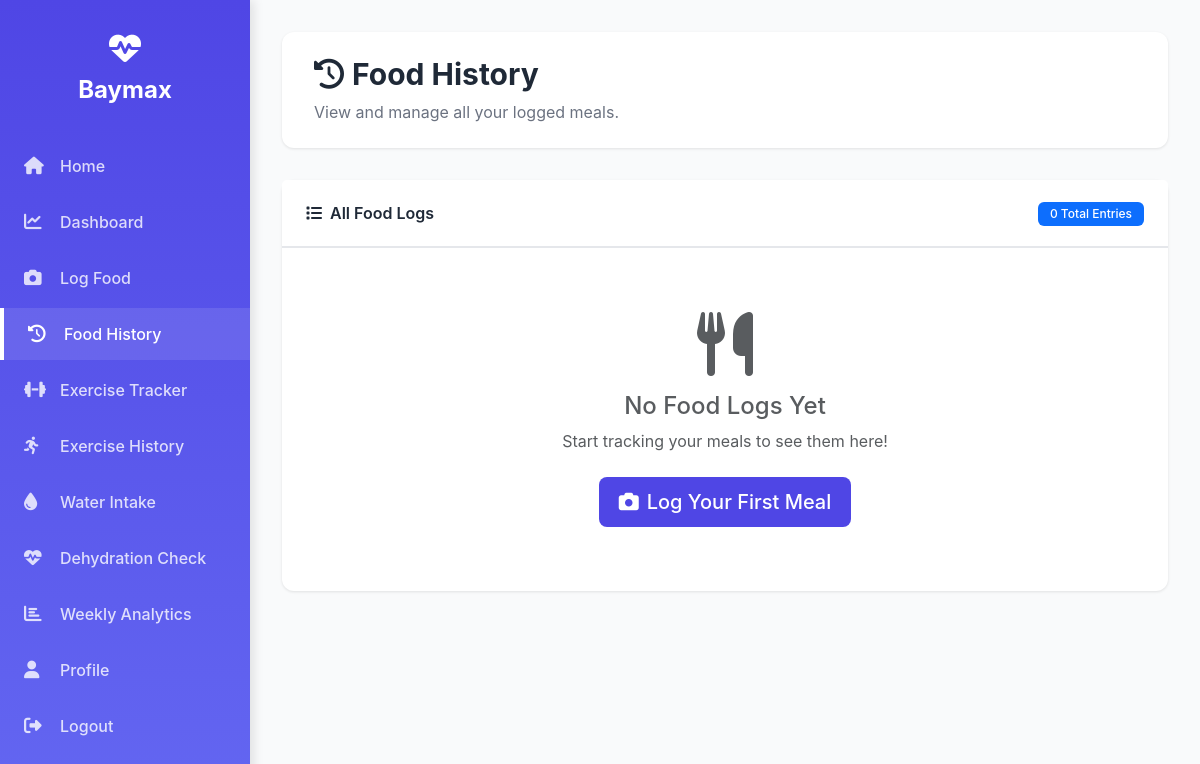
Page /food_history (signed in) on the earlier database version.
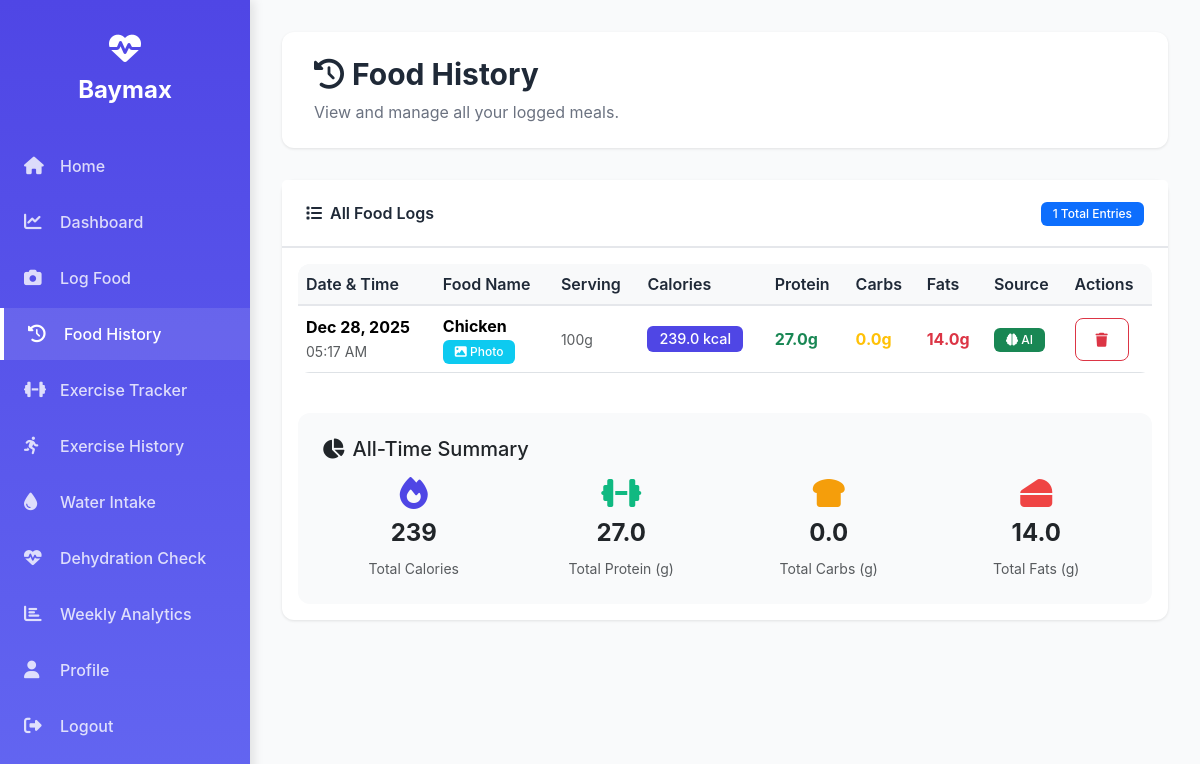
Same page on the later database version.
### app.py (models this page shows)
class FoodLog(db.Model):
    id = db.Column(db.Integer, primary_key=True)
    user_id = db.Column(db.Integer, db.ForeignKey('user.id'))
    food_name = db.Column(db.String(200))
    calories = db.Column(db.Float)
    protein = db.Column(db.Float, default=0)
    carbs = db.Column(db.Float, default=0)
    fats = db.Column(db.Float, default=0)
    serving_size = db.Column(db.String(100), default="100g")
    date = db.Column(db.DateTime, default=datetime.utcnow)
    source = db.Column(db.String(50))
    image_path = db.Column(db.String(300), nullable=True)

### app.py (the view)
@app.route('/food_history')
@login_required
def food_history():
    logs = FoodLog.query.filter_by(user_id=current_user.id).order_by(FoodLog.date.desc()).all()
    return render_template('food_history.html', logs=logs)

### app.py (called while the page is built)
@login_manager.user_loader
def load_user(user_id):
    return User.query.get(int(user_id))

### templates/food_history.html (shortened to what this page needs)
{% extends "base.html" %}
{% block content %}
<div class="content-header">
    <h1><i class="fas fa-history me-2"></i>Food History</h1>
    <p>View and manage all your logged meals.</p>
</div>
<div class="row mb-4">
    <div class="col-md-12">
        <div class="card">
            <div class="card-header d-flex justify-content-between align-items-center">
                <span><i class="fas fa-list me-2"></i>All Food Logs</span>
                <div>
                    <span class="badge bg-primary">{{ logs|length }} Total Entries</span>
                </div>
            </div>
            <div class="card-body">
                {% if logs %}
                <div class="table-responsive">
                    <table class="table table-hover align-middle">
                        <thead class="table-light">
                            <tr>
                                <th>Date & Time</th>
                                <th>Food Name</th>
                                <th>Serving</th>
                                <th>Calories</th>
                                <th>Protein</th>
                                <th>Carbs</th>
                                <th>Fats</th>
                                <th>Source</th>
                                <th>Actions</th>
                            </tr>
                        </thead>
                        <tbody>
                            {% for log in logs %}
                            <tr>
                                <td>
                                    <div>
                                        <strong>{{ log.date.strftime('%b %d, %Y') }}</strong>
                                        <br>
                                        <small class="text-muted">{{ log.date.strftime('%I:%M %p') }}</small>
                                    </div>
                                </td>
                                <td>
                                    <strong>{{ log.food_name|title }}</strong>
                                    {% if log.image_path %}
                                    <br><span class="badge badge-sm bg-info"><i class="fas fa-image"></i> Photo</span>
                                    {% endif %}
                                </td>
                                <td><small class="text-muted">{{ log.serving_size }}</small></td>
                                <td>
                                    <span class="badge" style="background: #4F46E5; font-size: 0.9rem;">
                                        {{ log.calories }} kcal
                                    </span>
                                </td>
                                <td><span class="text-success fw-bold">{{ log.protein }}g</span></td>
                                <td><span class="text-warning fw-bold">{{ log.carbs }}g</span></td>
                                <td><span class="text-danger fw-bold">{{ log.fats }}g</span></td>
                                <td>
                                    {% if log.source == 'ai' %}
                                    <span class="badge bg-success"><i class="fas fa-brain"></i> AI</span>
                                    {% elif log.source == 'search' %}
                                    <span class="badge bg-info"><i class="fas fa-search"></i> Search</span>
                                    {% else %}
                                    <span class="badge bg-secondary"><i class="fas fa-keyboard"></i> Manual</span>
                                    {% endif %}
                                </td>
                                <td>
                                    <form method="post" action="{{ url_for('delete_log', log_id=log.id) }}" style="display: inline;" onsubmit="return confirm('Are you sure you want to delete this entry?');">
                                        <button type="submit" class="btn btn-sm btn-outline-danger" title="Delete">
                                            <i class="fas fa-trash"></i>
                                        </button>
                                    </form>
                                </td>
                            </tr>
                            {% endfor %}
                        </tbody>
                    </table>
                </div>
                <div class="mt-4 p-4" style="background: #F9FAFB; border-radius: 12px;">
                    <h5 class="mb-3"><i class="fas fa-chart-pie me-2"></i>All-Time Summary</h5>
                    <div class="row text-center">
                        <div class="col-md-3">
                            <div class="mb-2">
                                <i class="fas fa-fire fa-2x" style="color: #4F46E5;"></i>
                            </div>
                            <h4 class="fw-bold">{{ logs|sum(attribute='calories')|int }}</h4>
                            <small class="text-muted">Total Calories</small>
                        </div>
                        <div class="col-md-3">
                            <div class="mb-2">
                                <i class="fas fa-dumbbell fa-2x" style="color: #10B981;"></i>
                            </div>
                            <h4 class="fw-bold">{{ logs|sum(attribute='protein')|round(1) }}</h4>
                            <small class="text-muted">Total Protein (g)</small>
                        </div>
                        <div class="col-md-3">
                            <div class="mb-2">
                                <i class="fas fa-bread-slice fa-2x" style="color: #F59E0B;"></i>
                            </div>
                            <h4 class="fw-bold">{{ logs|sum(attribute='carbs')|round(1) }}</h4>
                            <small class="text-muted">Total Carbs (g)</small>
                        </div>
                        <div class="col-md-3">
                            <div class="mb-2">
                                <i class="fas fa-cheese fa-2x" style="color: #EF4444;"></i>
                            </div>
                            <h4 class="fw-bold">{{ logs|sum(attribute='fats')|round(1) }}</h4>
                            <small class="text-muted">Total Fats (g)</small>
                        </div>
                    </div>
                </div>
                {% else %}
                <div class="text-center py-5">
                    <i class="fas fa-utensils fa-4x text-muted mb-3"></i>
                    <h4 class="text-muted">No Food Logs Yet</h4>
                    <p class="text-muted mb-4">Start tracking your meals to see them here!</p>
                    <a href="{{ url_for('log_food') }}" class="btn btn-primary btn-lg">
                        <i class="fas fa-camera me-2"></i>Log Your First Meal
                    </a>
                </div>
                {% endif %}
            </div>
        </div>
    </div>
</div>
{% endblock %}

### templates/base.html (shortened to what this page needs)
<!DOCTYPE html>
<html lang="en">
<head>
    <link href="https://cdn.jsdelivr.net/npm/bootstrap@5.3.2/dist/css/bootstrap.min.css" rel="stylesheet">
    <link rel="stylesheet" href="https://cdnjs.cloudflare.com/ajax/libs/font-awesome/6.4.0/css/all.min.css">
</head>
<body>
    {% if current_user.is_authenticated %}
    <div class="sidebar" id="sidebar">
        <div class="sidebar-brand">
            <i class="fas fa-heartbeat"></i>
            Baymax
        </div>
        <ul class="sidebar-nav">
            <li>
                <a href="{{ url_for('index') }}" class="{% if request.endpoint == 'index' %}active{% endif %}">
                    <i class="fas fa-home"></i>
                    Home
                </a>
            </li>
            <li>
                <a href="{{ url_for('dashboard') }}" class="{% if request.endpoint == 'dashboard' %}active{% endif %}">
                    <i class="fas fa-chart-line"></i>
                    Dashboard
                </a>
            </li>
            <li>
                <a href="{{ url_for('log_food') }}" class="{% if request.endpoint == 'log_food' %}active{% endif %}">
                    <i class="fas fa-camera"></i>
                    Log Food
                </a>
            </li>
            <li>
                <a href="{{ url_for('food_history') }}" class="{% if request.endpoint == 'food_history' %}active{% endif %}">
                    <i class="fas fa-history"></i>
                    Food History
                </a>
            </li>
            <li>
                <a href="{{ url_for('exercise') }}" class="{% if request.endpoint == 'exercise' %}active{% endif %}">
                    <i class="fas fa-dumbbell"></i>
                    Exercise Tracker
                </a>
            </li>
            <li>
                <a href="{{ url_for('exercise_history') }}" class="{% if request.endpoint == 'exercise_history' %}active{% endif %}">
                    <i class="fas fa-running"></i>
                    Exercise History
                </a>
            </li>
            <li>
                <a href="{{ url_for('water_intake') }}" class="{% if request.endpoint in ['water_intake', 'water_history'] %}active{% endif %}">
                    <i class="fas fa-tint"></i>
                    Water Intake
                </a>
            </li>
            <li>
                <a href="{{ url_for('dehydration_check') }}"
                   class="{% if request.endpoint == 'dehydration_check' %}active{% endif %}">
                    <i class="fas fa-heartbeat"></i>
                    Dehydration Check
                </a>
            </li>
            <li>
                <a href="{{ url_for('weekly_analytics') }}"
                   class="{% if request.endpoint == 'weekly_analytics' %}active{% endif %}">
                    <i class="fas fa-chart-bar"></i>
                    Weekly Analytics
                </a>
            </li>
            <li>
                <a href="{{ url_for('profile') }}" class="{% if request.endpoint == 'profile' %}active{% endif %}">
                    <i class="fas fa-user"></i>
                    Profile
                </a>
            </li>
            <li>
                <a href="{{ url_for('logout') }}">
                    <i class="fas fa-sign-out-alt"></i>
                    Logout
                </a>
            </li>
        </ul>
    </div>
    <div class="main-content">
    {% endif %}
        {% block content %}{% endblock %}
    </div>
</body>
</html>

### templates/base.html (style rules this page uses)
:root { --sidebar-width: 250px; --primary-color: #4F46E5; --secondary-color: #10B981; --danger-color: #EF4444; --bg-light: #F9FAFB; --text-dark: #1F2937; --border-color: #E5E7EB; }
body { font-family: 'Inter', -apple-system, BlinkMacSystemFont, sans-serif; background-color: var(--bg-light); min-height: 100vh; margin: 0; padding: 0; }
.sidebar { position: fixed; top: 0; left: 0; height: 100vh; width: var(--sidebar-width); background: linear-gradient(180deg, #4F46E5 0%, #6366F1 100%); padding: 2rem 0; z-index: 1000; box-shadow: 4px 0 10px rgba(0,0,0,0.1); overflow-y: auto; }
.sidebar-brand { color: white; font-size: 1.5rem; font-weight: 700; text-align: center; margin-bottom: 2rem; padding: 0 1rem; }
.sidebar-brand i { font-size: 2rem; display: block; margin-bottom: 0.5rem; }
.sidebar-nav { list-style: none; padding: 0; margin: 0; }
.sidebar-nav li { margin: 0.25rem 0; }
.sidebar-nav a { display: flex; align-items: center; padding: 0.875rem 1.5rem; color: rgba(255,255,255,0.8); text-decoration: none; transition: all 0.3s ease; font-weight: 500; }
.sidebar-nav a:hover, .sidebar-nav a.active { background: rgba(255,255,255,0.1); color: white; border-left: 4px solid white; }
.sidebar-nav a i { margin-right: 0.75rem; font-size: 1.1rem; width: 24px; }
.main-content { margin-left: var(--sidebar-width); padding: 2rem; min-height: 100vh; }
.content-header { background: white; padding: 1.5rem 2rem; border-radius: 12px; margin-bottom: 2rem; box-shadow: 0 1px 3px rgba(0,0,0,0.1); }
.content-header h1 { margin: 0; color: var(--text-dark); font-size: 1.875rem; font-weight: 700; }
.content-header p { margin: 0.5rem 0 0 0; color: #6B7280; }
.card { border: none; border-radius: 12px; box-shadow: 0 1px 3px rgba(0,0,0,0.1); margin-bottom: 1.5rem; transition: transform 0.2s, box-shadow 0.2s; }
.card-header { background: white; border-bottom: 2px solid var(--border-color); padding: 1.25rem 1.5rem; font-weight: 600; color: var(--text-dark); }
.btn { border-radius: 8px; padding: 0.625rem 1.25rem; font-weight: 500; transition: all 0.2s; }
.table { background: white; border-radius: 12px; overflow: hidden; }
.table thead { background: var(--bg-light); }
.table th { font-weight: 600; color: var(--text-dark); border-bottom: 2px solid var(--border-color); }
.badge { padding: 0.375rem 0.75rem; border-radius: 6px; font-weight: 500; }

Differences in the rows shown:
added FoodLog: date "Dec 28, 2025", date "05:17 AM", food_name "Chicken", shows "Photo", serving_size "100g", calories "239.0", protein "27.0", carbs "0.0", fats "14.0", source "ai" (drawn)
Other differences:
{{ logs|length }}: "0" → "1"
{{ logs|sum(attribute='calories')|int }}: (not shown) → "239"
{{ logs|sum(attribute='protein')|round(1) }}: (not shown) → "27.0"
{{ logs|sum(attribute='carbs')|round(1) }}: (not shown) → "0.0"
{{ logs|sum(attribute='fats')|round(1) }}: (not shown) → "14.0"
text no longer shown: "No Food Logs Yet Start tracking your meals to see them here! Log Your First Meal"
text now shown: "Date & Time Food Name Serving Calories Protein Carbs Fats Source Actions All-Time Summary Total Calories Total Protein (g) Total Carbs (g) Total Fats (g)"
